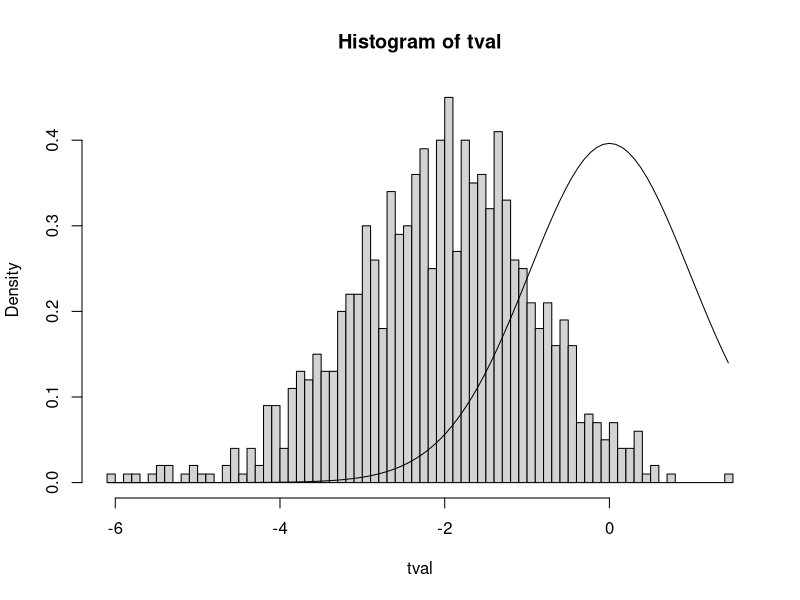
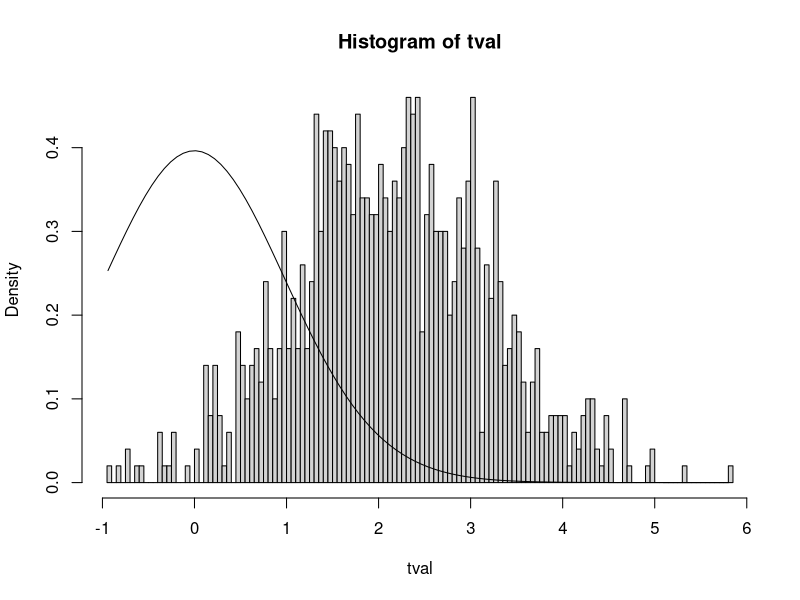
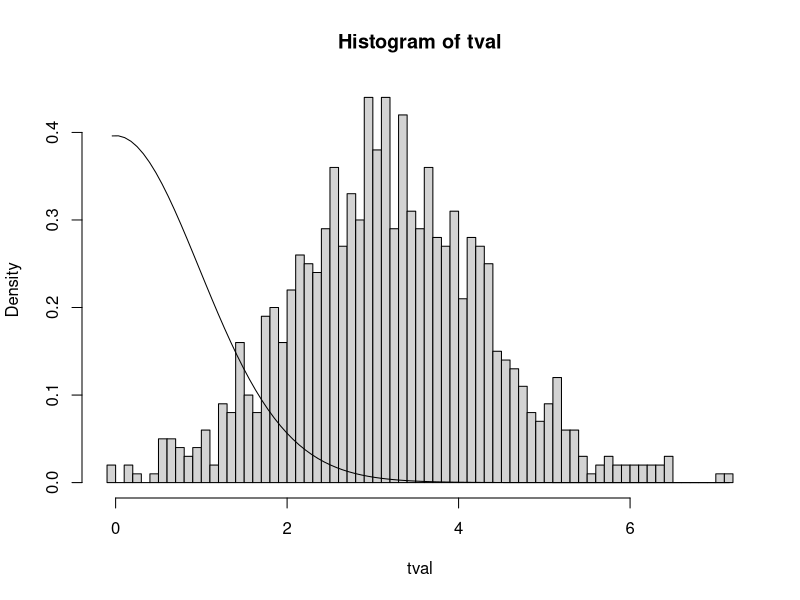

The R script that drew these images, in order:
# Test de moyenne bilatéral - T test simulation (Monte Carlo)
# Objectif: Estimation de puissance 
# dans le cas: 2 échantillons indépendants de même variance.

# Clear environment
rm(list=ls())

#-----------------------------------------------------------------------
# Paramètres de la simulation
#-----------------------------------------------------------------------



# Taille des échantillons pilotes
# Non nécessairement égaux (dépend des ressources disponibles)
npilote_congruent = 20
npilote_incongruent = 20

# Taille des tirages pour Monte-Carlo.
# On les prends égaux de préférence.
n1 = 20
n2 = 20
# Number of runs for MC
runs = 1000


# Difference between the means
# no difference to test the alpha level (type I errors)
meand = 0
# non null to test how often the existing effect is found (power)
meand = 0.1

# Standard deviation of both samples
s = 0.1

# Erreur de 1ère espèce
alpha = 0.05


#---------------------------------------------------
#                     pilote 
#---------------------------------------------------


pilote_ttest_independants<-function(npilote_congruent, npilote_incongruent, meand, s)
{
  # On simule 2 échantillons "réels"
  congruent = rnorm(npilote_congruent,mean = 0,sd = s)
  incongruent = rnorm(npilote_incongruent,mean = meand,sd = s)
  # On estime la différence de moyenne et l'écart-type
  mean1 = mean(congruent)
  mean2 = mean(incongruent)
  # On suppose leur écart-type égal.
  # On l'estime donc par une moyenne de leur écart-type empirique.
  ecart_type = (sd(congruent)+sd(incongruent))/2
  # On détermine l'intervalle de confiance du ttest
  conf = t.test(incongruent,congruent)$conf.int
  # On retourne l'approximation de l'étude pilote
  return (list(mean1=mean1, mean2=mean2, ecart_type=ecart_type, conf=conf))
}




#---------------------------------------------------
# t-test simulations (Monte-Carlo)
#---------------------------------------------------

ttest_independants_MC<-function(runs, meand, n1, n2, alpha){
 

  # Independent variable (predictor)
  x = c(
    rep(1,n1),	# group 1
    rep(2,n2)	# group 2
  )
  x = factor(x)
  
  # Perform runs (with stochastic sampling)
  tval = numeric(runs) # to store resulting t statistics
  tval_hand = numeric(runs) # to store resulting t statistics (computed by hand)
  pval = numeric(runs) # to store resulting p-values
  for (r in 1:runs) {
    # Generate random independent samples with normal distributions
    # for the dependent variable (predicted)
    y = c(
      rnorm(n1,mean=0,sd=s),
      rnorm(n2,mean=meand,sd=s)
    )

    # Hand-made equivalent to compute the t statistic
    # (will produce the same value as model$statistic)
    # DV for each group
    y1 = y[x==1]
    y2 = y[x==2]
    # Pooled standard deviation
    s12 = sqrt((sd(y1)^2+sd(y2)^2)/(n1+n2-2))
    tval_hand[r] = (mean(y1)-mean(y2))/(s12*sqrt((1/n1)+(1/n2)))
    
    
    # Run model : on stocke les t-statistics et p-values
    # du modèle généré par R.
    model = t.test(y2, y1, var.equal=TRUE)
    tval[r] = model$statistic
    pval[r] = model$p.value
    
  }
  
  # Display the resulting statistics
  res = data.frame(
    t_statistic=tval,
    t_statistic_hand=tval_hand,
    p_value=pval
  )
  head(res,10)
  
  # Histograms for the observed t statistic on independent samples
  hist(tval,freq=FALSE,breaks=100)
  # Curve for the theoretical distribution for independent samples
  # (if mean = 0)
  s_range = seq(min(tval),max(tval),length.out=100)
  lines(s_range,dt(s_range,n1+n1-2))
  # if the histogram and curve match,
  # this means we cannot differentiate the results at chance level)
  
  # Directly exploit the pvalues generated by the model
  # to get the power of type I error rate (depending on meand value)
  # p5_model devrait tendre vers 0.05 si meand = 0
  # p5_model nous donne la puissance du test si meand != 0
  nb = sum(pval<alpha)
  # --> signifie que si meand = 0, on conclue à tort un effet à un ratio p5_model
  # si meand != 0, on affirme à raison un effet à un ratio p5_model
  p5_model = nb/runs
  
  # Compute the ratio of type I errors (should be <0.5)
  # equivalent to what precedes (to help you understand the computations)
  # (using the t statistic table/function)
  # p5_hand devrait etre égal à p5_model
  thr_low = qt(alpha/2,n1+n2-2,lower.tail=T)
  thr_upp = qt(alpha/2,n1+n2-2,lower.tail=F)
  nb = sum(tval<thr_low | tval>thr_upp)
  p5_hand = nb/runs
  
  # On calcule la puissance théorique (analytique) du t-test avec le package power:
  # NB: Dans le cas n1 = n2 = n, on devrait avoir p5_package = p5_model = p5_hand.
  p5_package = power.t.test(n=(n1+n2)/2, d = meand/s, sig.level = alpha, type = "two.sample", alternative = "two.sided")$power

  # Add these results to the global table
  results = data.frame(
    n1=n1,
    n2=n2,
    mean_diff=meand,
    sd=s,
    runs=runs,
    p5_model=p5_model,
    p5_hand=p5_hand,
    p5_package=p5_package
  )
  return(results)
}
pilote = pilote_ttest_independants(npilote_congruent, npilote_incongruent, meand, s)
conf_int = pilote$conf
meandinf = conf_int[1]
meandsup = conf_int[2]
resinf = ttest_independants_MC(runs, meandinf, n1, n2, alpha)
ressup = ttest_independants_MC(runs, meandsup, n1, n2, alpha)
resmoy = ttest_independants_MC(runs, meand, n1, n2, alpha)
results = data.frame(
  resinf = resinf,
  ressup = ressup,
  resmoy = resmoy
)
results
# If meand=0, we expect the proportion of p-values<0.05 to be roughly at 0.05 (type I error rate)
# If meand!=0, we expect the proportion of p-values<0.05 to be the highest possible (power)
